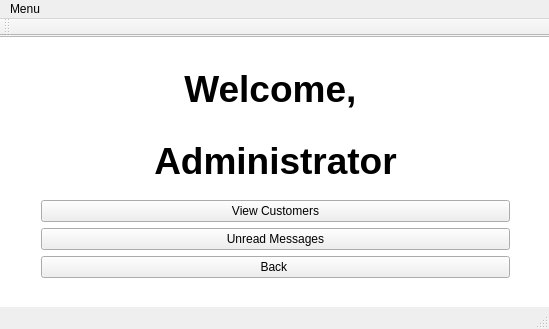
<?xml version="1.0" encoding="UTF-8"?>
<ui version="4.0">
 <class>AdminWindow</class>
 <widget class="QMainWindow" name="AdminWindow">
  <property name="geometry">
   <rect>
    <x>0</x>
    <y>0</y>
    <width>549</width>
    <height>329</height>
   </rect>
  </property>
  <property name="windowTitle">
   <string>MainWindow</string>
  </property>
  <widget class="QWidget" name="centralWidget">
   <widget class="QWidget" name="layoutWidget">
    <property name="geometry">
     <rect>
      <x>30</x>
      <y>10</y>
      <width>491</width>
      <height>243</height>
     </rect>
    </property>
    <layout class="QVBoxLayout" name="verticalLayout_2">
     <item>
      <widget class="QLabel" name="welcome_label">
       <property name="font">
        <font>
         <family>Arial</family>
         <weight>75</weight>
         <bold>true</bold>
        </font>
       </property>
       <property name="text">
        <string>&lt;html&gt;&lt;head/&gt;&lt;body&gt;&lt;p align=&quot;center&quot;&gt;&lt;span style=&quot; font-size:28pt;&quot;&gt;Welcome, &lt;/span&gt;&lt;/p&gt;&lt;/body&gt;&lt;/html&gt;</string>
       </property>
      </widget>
     </item>
     <item>
      <widget class="QLabel" name="user_name_label">
       <property name="font">
        <font>
         <family>Arial</family>
         <weight>75</weight>
         <bold>true</bold>
        </font>
       </property>
       <property name="text">
        <string>&lt;html&gt;&lt;head/&gt;&lt;body&gt;&lt;p align=&quot;center&quot;&gt;&lt;span style=&quot; font-size:28pt;&quot;&gt;Administrator&lt;/span&gt;&lt;/p&gt;&lt;/body&gt;&lt;/html&gt;</string>
       </property>
      </widget>
     </item>
     <item>
      <layout class="QVBoxLayout" name="verticalLayout">
       <item>
        <widget class="QPushButton" name="view_activated_customers">
         <property name="text">
          <string>View Customers</string>
         </property>
        </widget>
       </item>
       <item>
        <widget class="QPushButton" name="unreadMessagesButton">
         <property name="text">
          <string>Unread Messages</string>
         </property>
        </widget>
       </item>
       <item>
        <widget class="QPushButton" name="back_button">
         <property name="text">
          <string>Back </string>
         </property>
        </widget>
       </item>
      </layout>
     </item>
    </layout>
   </widget>
   <widget class="QGraphicsView" name="graphicsView">
    <property name="geometry">
     <rect>
      <x>-30</x>
      <y>0</y>
      <width>601</width>
      <height>281</height>
     </rect>
    </property>
   </widget>
   <zorder>graphicsView</zorder>
   <zorder>layoutWidget</zorder>
  </widget>
  <widget class="QToolBar" name="mainToolBar">
   <attribute name="toolBarArea">
    <enum>TopToolBarArea</enum>
   </attribute>
   <attribute name="toolBarBreak">
    <bool>false</bool>
   </attribute>
  </widget>
  <widget class="QStatusBar" name="statusBar"/>
  <widget class="QMenuBar" name="menuBar">
   <property name="geometry">
    <rect>
     <x>0</x>
     <y>0</y>
     <width>549</width>
     <height>22</height>
    </rect>
   </property>
   <widget class="QMenu" name="mainMenu">
    <property name="title">
     <string>Menu</string>
    </property>
    <addaction name="actionHelp"/>
   </widget>
   <addaction name="mainMenu"/>
  </widget>
  <action name="actionHelp">
   <property name="checkable">
    <bool>false</bool>
   </property>
   <property name="text">
    <string>Help</string>
   </property>
  </action>
 </widget>
 <layoutdefault spacing="6" margin="11"/>
 <resources/>
 <connections/>
</ui>
